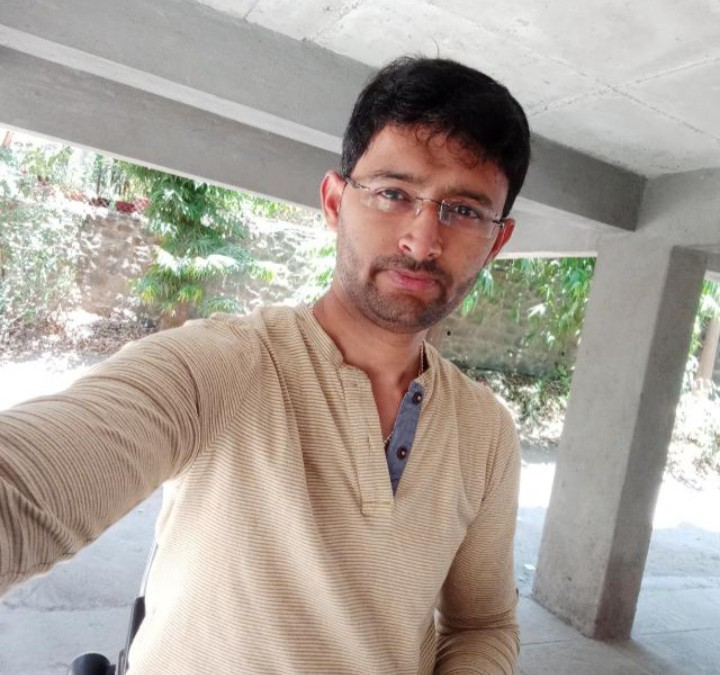
#> input picture meinpune.jpg, 720 x 675 px, found by its file name
$ python facedetect_img-1.py
#> lines starting #> are read from the running program, lines starting #| are printed output that depends on the picture; after the words box and inside, x2 and y2 are one past the last pixel; in counts of white or black regions, pixels touching at a corner belong together
# https://gist.github.com/pknowledge/b8ba734ae4812d78bba78c0a011f0d46
#----------------------------------------------------------------------
import cv2

face_cascade = cv2.CascadeClassifier(r"E:\Storage---OLD(20200329)\9---PROJ___7\2-PROJ___opencv\2---my_opencv_work\facedetect\facexml\haarcascade_frontalface_default.xml")

#---------------------------------------------------------
# the below code is for face detection from images only
# Read the input image
img = cv2.imread(r"E:\Storage---OLD(20200329)\9---PROJ___7\2-PROJ___opencv\2---my_opencv_work\images\meinpune.jpg",0)
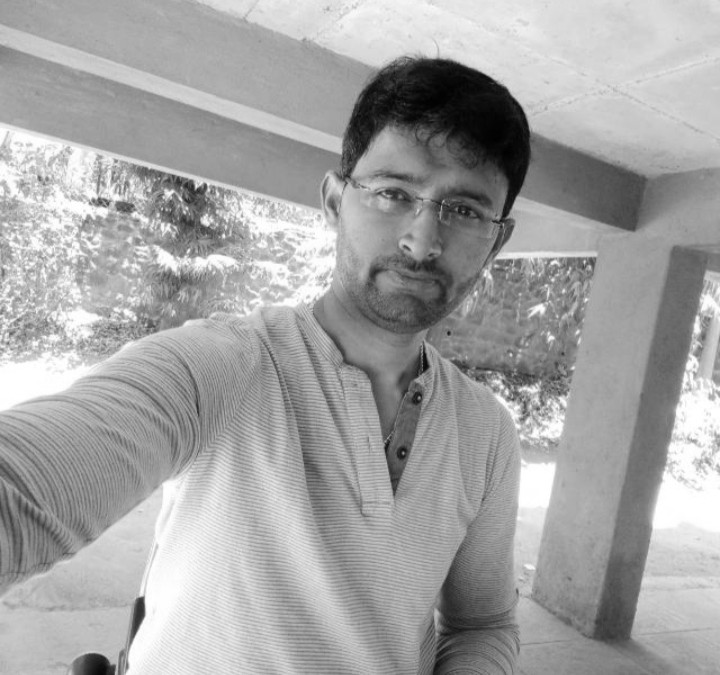
#> img: shape (675, 720); min 0, max 255, mean 163.9
# convert into GRAY
#gray = cv2.cvtColor(img, cv2.COLOR_BGR2GRAY)
faces = face_cascade.detectMultiScale(img,1.1,4)
#> faces = [[330, 128, 187, 187]]
# rectangle
for (x,y,w,h) in faces:
    cv2.rectangle(img,(x,y),(x+w,y+h), (255,0,0),3)
#> this loop made 1 pass
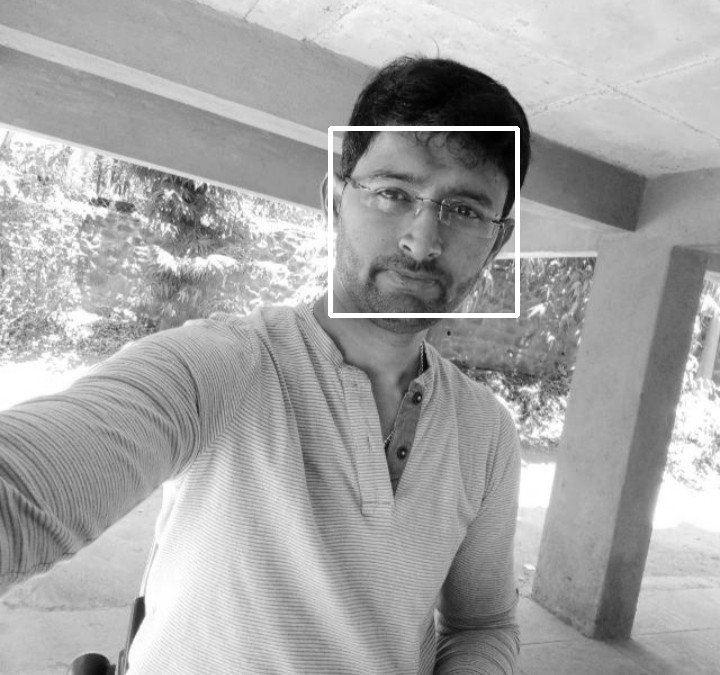
#> img: shape (675, 720); 0.77% of pixels changed, all inside (x1, y1, x2, y2) = (328, 126, 520, 318)

# display
cv2.imshow("detection...",img)
cv2.waitKey(0)
cv2.destroyAllWindows()
